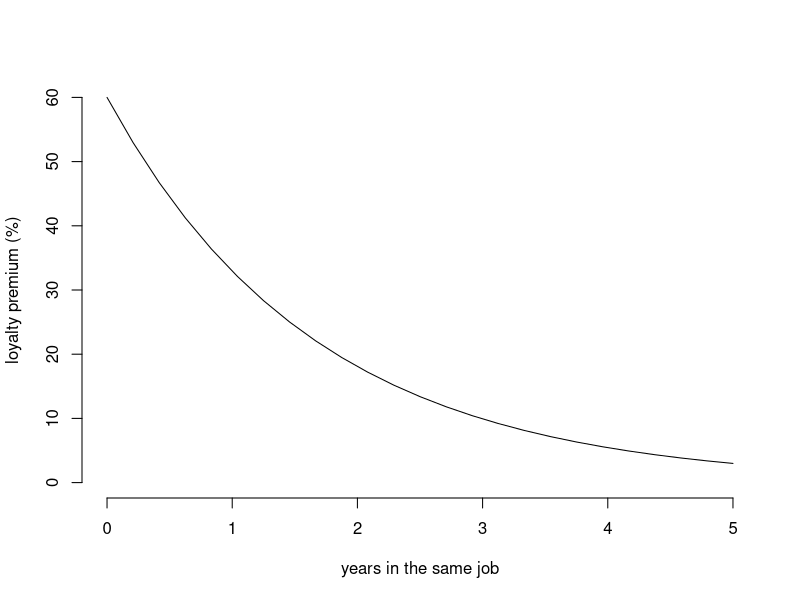

Reproduce this figure in R.
## ---- chunk 1
years = seq(0, 5, length.out = 25)
plot(years, 60*exp(-0.6*years), type = 'l', ylim = c(0, 60), bty = 'n',
     xlab = 'years in the same job',
     ylab = 'loyalty premium (%)')
